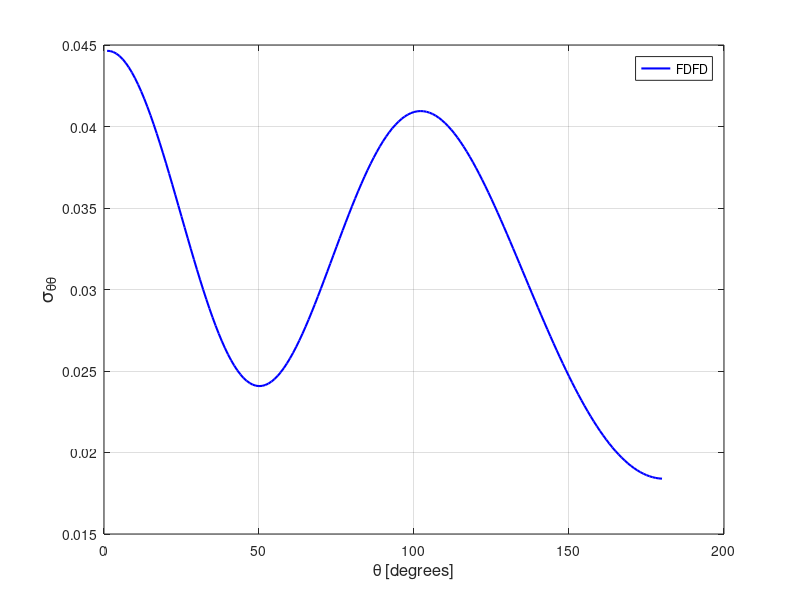

MATLAB code to generate this figure:
stt = [ 
    1  0.44641785E-01
    2  0.44628892E-01
    3  0.44571105E-01
    4  0.44469215E-01
    5  0.44323102E-01
    6  0.44133514E-01
    7  0.43902129E-01
    8  0.43629050E-01
    9  0.43315932E-01
   10  0.42964298E-01
   11  0.42575747E-01
   12  0.42151988E-01
   13  0.41694731E-01
   14  0.41206401E-01
   15  0.40689066E-01
   16  0.40145110E-01
   17  0.39576899E-01
   18  0.38986798E-01
   19  0.38377795E-01
   20  0.37752327E-01
   21  0.37113141E-01
   22  0.36463179E-01
   23  0.35805251E-01
   24  0.35142098E-01
   25  0.34476694E-01
   26  0.33811655E-01
   27  0.33150129E-01
   28  0.32494746E-01
   29  0.31848103E-01
   30  0.31213058E-01
   31  0.30592179E-01
   32  0.29987870E-01
   33  0.29402887E-01
   34  0.28839121E-01
   35  0.28298883E-01
   36  0.27784411E-01
   37  0.27297562E-01
   38  0.26839994E-01
   39  0.26413435E-01
   40  0.26019335E-01
   41  0.25659090E-01
   42  0.25333693E-01
   43  0.25044376E-01
   44  0.24791857E-01
   45  0.24576701E-01
   46  0.24399443E-01
   47  0.24260638E-01
   48  0.24159977E-01
   49  0.24097761E-01
   50  0.24073567E-01
   51  0.24087096E-01
   52  0.24138009E-01
   53  0.24225453E-01
   54  0.24348835E-01
   55  0.24506846E-01
   56  0.24698425E-01
   57  0.24922684E-01
   58  0.25178190E-01
   59  0.25463577E-01
   60  0.25776913E-01
   61  0.26117098E-01
   62  0.26481822E-01
   63  0.26869796E-01
   64  0.27279241E-01
   65  0.27707942E-01
   66  0.28153559E-01
   67  0.28615108E-01
   68  0.29090030E-01
   69  0.29576479E-01
   70  0.30071639E-01
   71  0.30574566E-01
   72  0.31083068E-01
   73  0.31594634E-01
   74  0.32107476E-01
   75  0.32619815E-01
   76  0.33129580E-01
   77  0.33635005E-01
   78  0.34134425E-01
   79  0.34626056E-01
   80  0.35107981E-01
   81  0.35578895E-01
   82  0.36037005E-01
   83  0.36481235E-01
   84  0.36909886E-01
   85  0.37321620E-01
   86  0.37715800E-01
   87  0.38090728E-01
   88  0.38445257E-01
   89  0.38779307E-01
   90  0.39091248E-01
   91  0.39380472E-01
   92  0.39646730E-01
   93  0.39888710E-01
   94  0.40107012E-01
   95  0.40300477E-01
   96  0.40468339E-01
   97  0.40611751E-01
   98  0.40729549E-01
   99  0.40821929E-01
  100  0.40888857E-01
  101  0.40930614E-01
  102  0.40947270E-01
  103  0.40938847E-01
  104  0.40905811E-01
  105  0.40848751E-01
  106  0.40767517E-01
  107  0.40663190E-01
  108  0.40535744E-01
  109  0.40386055E-01
  110  0.40214822E-01
  111  0.40022474E-01
  112  0.39809633E-01
  113  0.39576951E-01
  114  0.39325524E-01
  115  0.39056234E-01
  116  0.38769055E-01
  117  0.38465429E-01
  118  0.38146280E-01
  119  0.37812151E-01
  120  0.37463959E-01
  121  0.37102550E-01
  122  0.36729030E-01
  123  0.36344059E-01
  124  0.35948474E-01
  125  0.35543200E-01
  126  0.35129312E-01
  127  0.34707416E-01
  128  0.34278423E-01
  129  0.33843379E-01
  130  0.33402938E-01
  131  0.32958284E-01
  132  0.32509696E-01
  133  0.32058571E-01
  134  0.31605158E-01
  135  0.31150991E-01
  136  0.30696135E-01
  137  0.30241445E-01
  138  0.29788056E-01
  139  0.29336460E-01
  140  0.28887285E-01
  141  0.28441317E-01
  142  0.27999278E-01
  143  0.27561694E-01
  144  0.27129212E-01
  145  0.26702533E-01
  146  0.26282106E-01
  147  0.25868447E-01
  148  0.25462111E-01
  149  0.25063915E-01
  150  0.24673920E-01
  151  0.24292652E-01
  152  0.23920983E-01
  153  0.23558717E-01
  154  0.23206636E-01
  155  0.22864932E-01
  156  0.22534089E-01
  157  0.22214282E-01
  158  0.21905892E-01
  159  0.21609137E-01
  160  0.21324441E-01
  161  0.21052064E-01
  162  0.20791924E-01
  163  0.20544402E-01
  164  0.20309733E-01
  165  0.20088112E-01
  166  0.19879606E-01
  167  0.19684272E-01
  168  0.19502511E-01
  169  0.19334052E-01
  170  0.19179394E-01
  171  0.19038280E-01
  172  0.18910974E-01
  173  0.18797450E-01
  174  0.18697947E-01
  175  0.18612280E-01
  176  0.18540703E-01
  177  0.18483005E-01
  178  0.18439438E-01
  179  0.18409826E-01
  180  0.18394461E-01
  181  0.18393014E-01
  182  0.18405685E-01
  183  0.18432446E-01
  184  0.18473284E-01
  185  0.18528081E-01
  186  0.18596901E-01
  187  0.18679785E-01
  188  0.18776370E-01
  189  0.18887062E-01
  190  0.19011525E-01
  191  0.19149804E-01
  192  0.19301776E-01
  193  0.19467322E-01
  194  0.19646414E-01
  195  0.19838870E-01
  196  0.20044785E-01
  197  0.20263661E-01
  198  0.20495655E-01
  199  0.20740420E-01
  200  0.20998035E-01
  201  0.21268122E-01
  202  0.21550501E-01
  203  0.21844665E-01
  204  0.22150850E-01
  205  0.22468600E-01
  206  0.22797471E-01
  207  0.23137454E-01
  208  0.23487873E-01
  209  0.23848634E-01
  210  0.24219261E-01
  211  0.24599411E-01
  212  0.24988653E-01
  213  0.25386499E-01
  214  0.25792463E-01
  215  0.26206240E-01
  216  0.26627067E-01
  217  0.27054591E-01
  218  0.27488194E-01
  219  0.27927283E-01
  220  0.28371306E-01
  221  0.28819555E-01
  222  0.29271483E-01
  223  0.29726295E-01
  224  0.30183505E-01
  225  0.30642297E-01
  226  0.31101707E-01
  227  0.31561468E-01
  228  0.32020431E-01
  229  0.32478027E-01
  230  0.32933246E-01
  231  0.33385463E-01
  232  0.33833873E-01
  233  0.34277819E-01
  234  0.34715790E-01
  235  0.35147365E-01
  236  0.35571747E-01
  237  0.35987895E-01
  238  0.36394991E-01
  239  0.36792025E-01
  240  0.37178386E-01
  241  0.37553035E-01
  242  0.37914664E-01
  243  0.38263142E-01
  244  0.38597103E-01
  245  0.38915854E-01
  246  0.39218388E-01
  247  0.39504010E-01
  248  0.39771926E-01
  249  0.40021103E-01
  250  0.40250845E-01
  251  0.40460441E-01
  252  0.40649362E-01
  253  0.40816318E-01
  254  0.40961482E-01
  255  0.41083485E-01
  256  0.41182112E-01
  257  0.41256666E-01
  258  0.41307155E-01
  259  0.41332476E-01
  260  0.41332591E-01
  261  0.41307282E-01
  262  0.41255984E-01
  263  0.41179050E-01
  264  0.41075889E-01
  265  0.40946878E-01
  266  0.40791456E-01
  267  0.40610310E-01
  268  0.40403713E-01
  269  0.40171679E-01
  270  0.39915007E-01
  271  0.39633457E-01
  272  0.39328221E-01
  273  0.38999893E-01
  274  0.38648963E-01
  275  0.38276728E-01
  276  0.37883703E-01
  277  0.37471056E-01
  278  0.37039876E-01
  279  0.36591586E-01
  280  0.36127727E-01
  281  0.35649016E-01
  282  0.35157509E-01
  283  0.34654357E-01
  284  0.34141734E-01
  285  0.33620797E-01
  286  0.33093948E-01
  287  0.32562353E-01
  288  0.32028370E-01
  289  0.31493615E-01
  290  0.30960700E-01
  291  0.30430613E-01
  292  0.29906476E-01
  293  0.29389638E-01
  294  0.28882461E-01
  295  0.28387338E-01
  296  0.27905857E-01
  297  0.27440166E-01
  298  0.26992315E-01
  299  0.26564363E-01
  300  0.26158320E-01
  301  0.25775848E-01
  302  0.25419069E-01
  303  0.25089601E-01
  304  0.24788927E-01
  305  0.24518825E-01
  306  0.24280882E-01
  307  0.24076287E-01
  308  0.23906101E-01
  309  0.23771765E-01
  310  0.23674065E-01
  311  0.23613911E-01
  312  0.23591917E-01
  313  0.23608537E-01
  314  0.23664413E-01
  315  0.23759516E-01
  316  0.23893964E-01
  317  0.24067359E-01
  318  0.24279919E-01
  319  0.24530631E-01
  320  0.24819138E-01
  321  0.25144497E-01
  322  0.25505982E-01
  323  0.25901841E-01
  324  0.26331212E-01
  325  0.26792435E-01
  326  0.27283709E-01
  327  0.27803596E-01
  328  0.28349895E-01
  329  0.28920528E-01
  330  0.29513111E-01
  331  0.30125638E-01
  332  0.30755557E-01
  333  0.31400256E-01
  334  0.32057151E-01
  335  0.32723553E-01
  336  0.33396784E-01
  337  0.34073781E-01
  338  0.34751907E-01
  339  0.35428237E-01
  340  0.36100049E-01
  341  0.36763903E-01
  342  0.37417818E-01
  343  0.38058482E-01
  344  0.38682941E-01
  345  0.39288778E-01
  346  0.39873358E-01
  347  0.40434074E-01
  348  0.40968131E-01
  349  0.41473698E-01
  350  0.41948311E-01
  351  0.42389985E-01
  352  0.42796470E-01
  353  0.43166220E-01
  354  0.43497410E-01
  355  0.43788888E-01
  356  0.44039320E-01
  357  0.44247493E-01
  358  0.44412434E-01
  359  0.44533297E-01
  360  0.44610109E-01
 ]; 
plot(stt(1:180,1),stt(1:180,2),'b-','linewidth',1.5 ); 
grid on 
legend('FDFD');
xlabel('\theta [degrees]','FontSize',12);
ylabel('\sigma_{\theta\theta}','FontSize',14);
